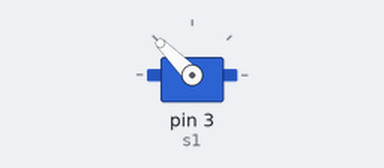
Bench run of a sketch on a simulated Arduino Uno, built with avr-gcc and run on an emulated ATmega328P. Shown: servo.

Above: at 0.05 s.
At 10.0 s:
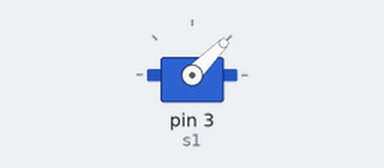
Timing chart, 0 to 13.0 s (numbered marks = the images above):
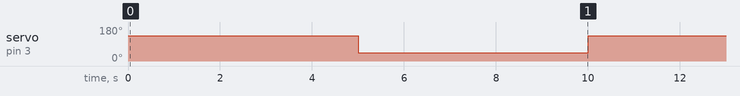

Measured:
- by itself, servo on pin 3 (s1): alternates 135° for 5.0 s and 45° for 5.0 s

The sketch:

ServoMotor_Test_code.ino
```cpp
// This is basic code of ServoMotor to understand the working of Servo motor.

#include<Servo.h>
Servo s1;

void setup() {

  s1.attach(3); // define pin that attach with servo

}

void loop() {

  s1.write(135); // define angle of rotation of servo
  delay(5000);
  s1.write(45);
  delay(5000);
}
```
